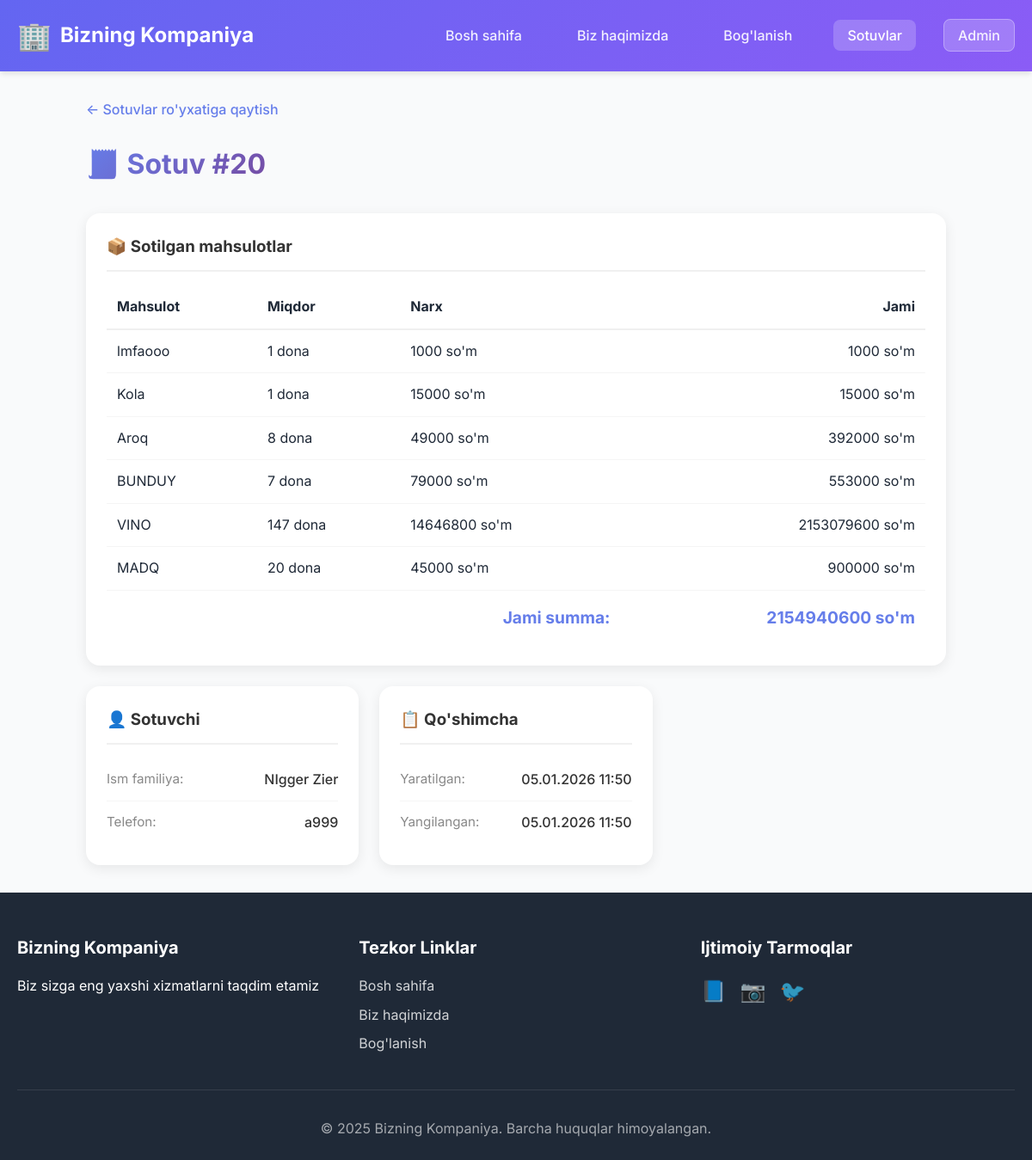
Before: /sotuv/20/ with the older database file.
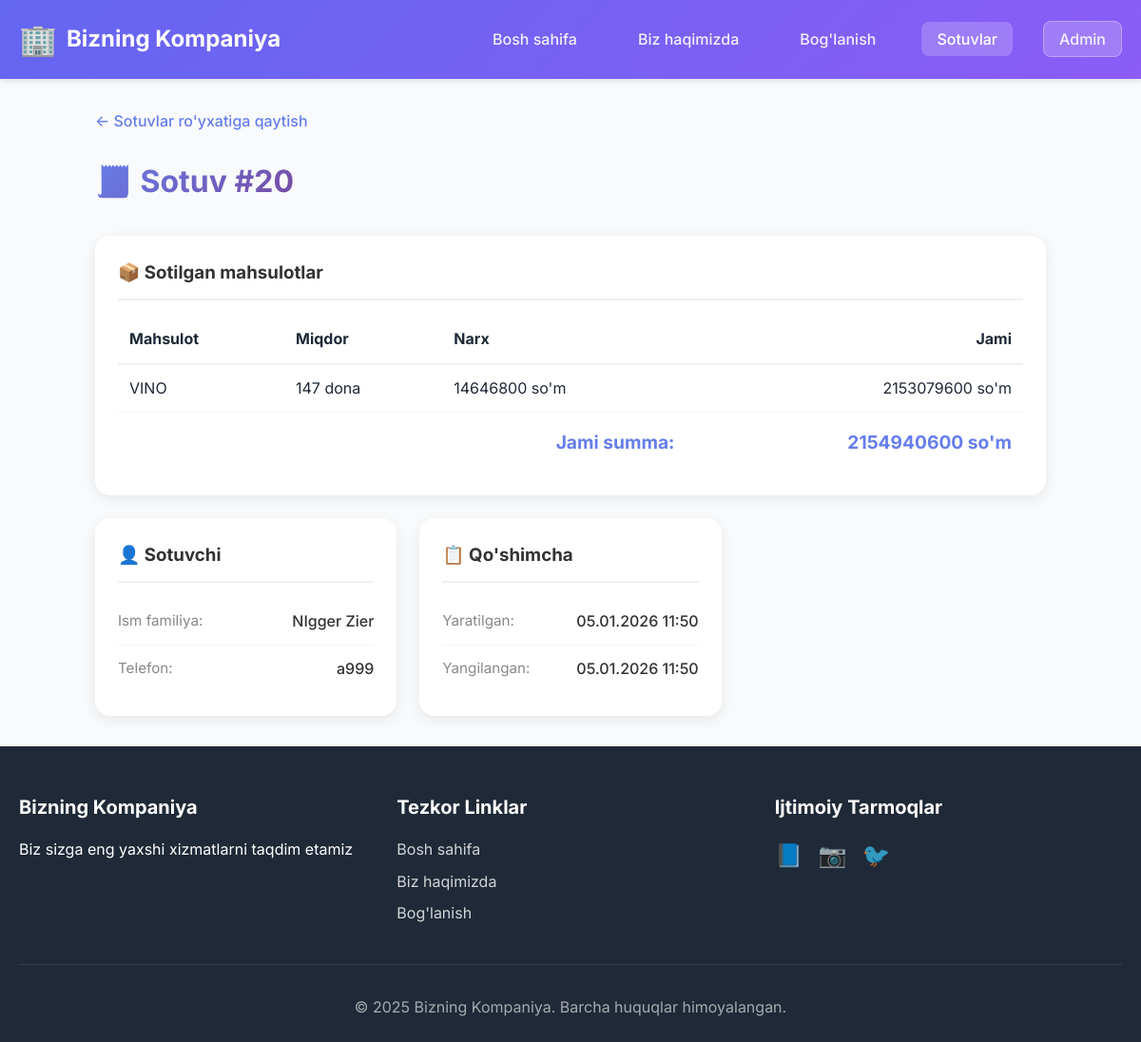
After: the same page with the newer database file.
### sotuv/models.py (models this page shows, shortened)
class SotuvItem(models.Model):
    sotuv = models.ForeignKey(
        Sotuv,
        on_delete=models.CASCADE,
        verbose_name='Sotuv',
        related_name='items'
    )
    mahsulot = models.ForeignKey(
        Mahsulot,
        on_delete=models.CASCADE,
        verbose_name='Mahsulot',
        related_name='sotuv_items'
    )
    miqdor = models.PositiveIntegerField(verbose_name='Miqdor', default=1)
    narx = models.DecimalField(max_digits=12, decimal_places=2, verbose_name='Sotuv narxi')
    class Meta:
        verbose_name = "Sotuv mahsuloti"
        verbose_name_plural = "Sotuv mahsulotlari"
    @property
    def jami_summa(self):
        return self.narx * self.miqdor

### mahsulotlar/models.py (models this page shows, shortened)
class Mahsulot(models.Model):
    nomi = models.CharField(max_length=200, verbose_name='Mahsulot nomi')
    narx = models.DecimalField(max_digits=10, decimal_places=2, verbose_name='Narx')
    miqdor = models.IntegerField(verbose_name='Miqdor', default=0)
    turi = models.ForeignKey(
        MahsulotTuri,
        on_delete=models.SET_NULL,
        null=True,
        blank=True,
        verbose_name='Mahsulot turi',
        related_name='mahsulotlar'
    )
    barcode = models.CharField(
        max_length=100,
        verbose_name='Barcode',
        blank=True,
        null=True,
        unique=True,
        help_text='Mahsulot barcode raqami'
    )
    yaratilgan_vaqt = models.DateTimeField(auto_now_add=True, verbose_name='Yaratilgan vaqt')
    yangilangan_vaqt = models.DateTimeField(auto_now=True, verbose_name='Yangilangan vaqt')
    class Meta:
        verbose_name = "Mahsulot"
        verbose_name_plural = "Mahsulotlar"
        ordering = ['-yaratilgan_vaqt']

### sotuv/views.py (the view)
# urls.py: path('<int:id>/', views.sotuv_detail, name='sotuv_detail'),
def sotuv_detail(request, id):
    sotuv = get_object_or_404(Sotuv.objects.prefetch_related('items__mahsulot'), id=id)
    context = {
        'sotuv': sotuv
    }
    return render(request, 'sotuv/detail.html', context)

### templates/sotuv/detail.html (shortened to what this page needs)
{% extends 'base.html' %}
{% block content %}
<div class="container">
    <div class="detail-wrapper">
        <a href="{% url 'sotuv_list' %}" class="back-link">← Sotuvlar ro'yxatiga qaytish</a>
        <div class="detail-header">
            <h1>🧾 Sotuv #{{ sotuv.id }}</h1>
            <span class="status-badge status-{{ sotuv.holati }}">
            </span>
        </div>
        <div class="detail-grid">
            <div class="detail-card" style="grid-column: 1 / -1;">
                <h3>📦 Sotilgan mahsulotlar</h3>
                <table style="width: 100%; border-collapse: collapse; margin-top: 1rem;">
                    <thead>
                        <tr style="text-align: left; border-bottom: 2px solid #f0f0f0;">
                            <th style="padding: 0.75rem;">Mahsulot</th>
                            <th style="padding: 0.75rem;">Miqdor</th>
                            <th style="padding: 0.75rem;">Narx</th>
                            <th style="padding: 0.75rem; text-align: right;">Jami</th>
                        </tr>
                    </thead>
                    <tbody>
                        {% for item in sotuv.items.all %}
                        <tr style="border-bottom: 1px solid #f5f5f5;">
                            <td style="padding: 0.75rem;">{{ item.mahsulot.nomi }}</td>
                            <td style="padding: 0.75rem;">{{ item.miqdor }} dona</td>
                            <td style="padding: 0.75rem;">{{ item.narx|floatformat:0 }} so'm</td>
                            <td style="padding: 0.75rem; text-align: right;">{{ item.jami_summa|floatformat:0 }} so'm
                            </td>
                        </tr>
                        {% endfor %}
                    </tbody>
                    <tfoot>
                        <tr style="font-weight: 700; font-size: 1.2rem; color: #667eea;">
                            <td colspan="3" style="padding: 1rem 0.75rem; text-align: right;">Jami summa:</td>
                            <td style="padding: 1rem 0.75rem; text-align: right;">{{ sotuv.jami_summa|floatformat:0 }}
                                so'm</td>
                        </tr>
                    </tfoot>
                </table>
            </div>
            <div class="detail-card">
                <h3>👤 Sotuvchi</h3>
                <div class="info-row">
                    <span class="label">Ism familiya:</span>
                    <span class="value">{{ sotuv.sotuvchi.ism }} {{ sotuv.sotuvchi.familiya }}</span>
                </div>
                <div class="info-row">
                    <span class="label">Telefon:</span>
                    <span class="value">{{ sotuv.sotuvchi.telefon }}</span>
                </div>
            </div>
            <div class="detail-card">
                <h3>📋 Qo'shimcha</h3>
                <div class="info-row">
                    <span class="label">Yaratilgan:</span>
                    <span class="value">{{ sotuv.yaratilgan_vaqt|date:"d.m.Y H:i" }}</span>
                </div>
                <div class="info-row">
                    <span class="label">Yangilangan:</span>
                    <span class="value">{{ sotuv.yangilangan_vaqt|date:"d.m.Y H:i" }}</span>
                </div>
            </div>
        </div>
    </div>
</div>
{% endblock %}

Changed rows visible on the page:
removed SotuvItem: mahsulot.nomi "lmfaooo", miqdor "1", narx "1000", jami_summa "1000"
removed SotuvItem: mahsulot.nomi "Kola", miqdor "1", narx "15000", jami_summa "15000"
removed SotuvItem: mahsulot.nomi "Aroq", miqdor "8", narx "49000", jami_summa "392000"
removed SotuvItem: mahsulot.nomi "BUNDUY", miqdor "7", narx "79000", jami_summa "553000"
removed SotuvItem: mahsulot.nomi "MADQ", miqdor "20", narx "45000", jami_summa "900000"
